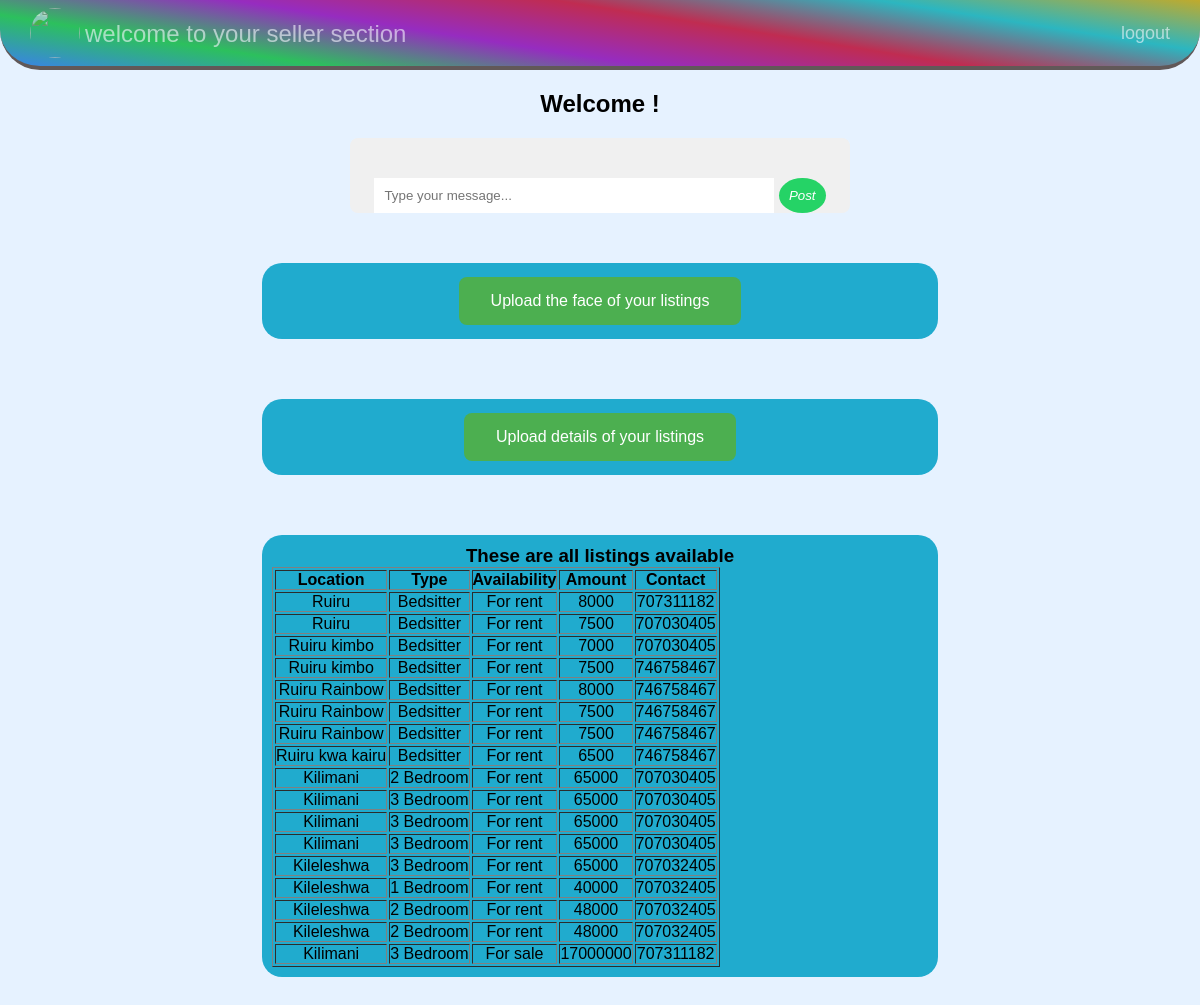
/profile, run on the app's committed database.
### tables this page shows
CREATE TABLE listings (id INTEGER PRIMARY KEY AUTOINCREMENT,location VARCHAR(35) NOT NULL, type VARCHAR(35) NOT NULL, availability text(20) NOT NULL, amount INTEGER NOT NULL,contact INTEGER NOT NULL, image_path TEXT NOT NULL );

### app.py (the view)
@app.route("/profile")
def profile():
    conn = connect_db()
    cursor = conn.cursor()
    cursor.execute("SELECT * FROM listings")
    listings = cursor.fetchall()
    conn.close()
    return render_template("profile.html",messages=messages['profile'], listings=listings)

### app.py (called while the page is built)
def connect_db():
    conn = sqlite3.connect('database.db')
    return conn

### templates/profile.html (shortened to what this page needs)
<!DOCTYPE html>
<html lang="en">
<head>
</head>
<body>
    <nav class="navbar">
        <a href="#" class="logo"><img src="logo.jpg" alt="">
            <p>welcome to your seller section</p>
        </a>
        <ul class="main-nav" id="main-nav">
            <li><a href="/login" class="nav-links">logout</a></li>
        </ul>
    </nav>
<section class="section">
<h1><p>Welcome {{ username }}!</p></h1>
<div class="chat-container">
    <div class="chat-box" id="chat-box">
    </div>
    <form id="message-form">
        <input type="text" id="message" placeholder="Type your message..." style="width: 80%; padding: 10px; border: none; outline: none;">
        <button type="submit" style="background-color: #25D366; color: #fff; border: none; padding: 10px; border-radius: 50%; cursor: pointer;"><i class="fa fa-send">Post</i></button>
    </form>
</div>
<section class="justify-content-center" style="display: grid; grid-template-columns: 1fr;">
            <div style="text-align: center; background-color: rgb(32, 171, 206); padding: 10px; margin: 10px; border-radius: 20px;">
                <a href="upload"><button class="button">Upload the face of your listings</button></a>
        </div>
</section>
<section class="justify-content-center" style="display: grid; grid-template-columns: 1fr;">
    <div style="text-align: center; background-color: rgb(32, 171, 206); padding: 10px; margin: 10px; border-radius: 20px;">
        <a href="list"><button class="button">Upload details of your listings</button></a>
</div>
</section>
<section class="justify-content-center" style="display: grid; grid-template-columns: 1fr;">
<div style="text-align: center; background-color: rgb(32, 171, 206); padding: 10px; margin: 10px; border-radius: 20px;">
<table border="1" style="text-align: center;">
    <h1>These are all listings available</h1>
    <thead>
        <tr>
            <th>Location</th>
            <th>Type</th>
            <th>Availability</th>
            <th>Amount</th>
            <th>Contact</th>
        </tr>
    </thead>
    <tbody>
        {% for listing in listings %}
        <tr>
            <td>{{ listing[1] }}</td>
            <td>{{ listing[2] }}</td>
            <td>{{ listing[3] }}</td>
            <td>{{ listing[4] }}</td>
            <td>{{ listing[5] }}</td>
        </tr>
        {% endfor %}
    </tbody>
</table>
</div>
</section>
</body>
</html>

### templates/profile.html (style rules this page uses)
* { margin: 0; padding: 0; box-sizing: border-box; }
body { font-family: Arial, Helvetica, sans-serif; }
.chat-container { max-width: 500px; margin: 20px auto; background-color: #f0f0f0; border-radius: 8px; overflow: hidden; }
.chat-box { padding: 20px; overflow-y: scroll; max-height: 400px; }
.navbar { font-size: 18px; background: linear-gradient(9deg, #3a81eb, #2cc05d, #962cc0, #c02c51, #2cb6c0, #c0aa2c); border-bottom: #615858 4px solid; border-bottom-left-radius: 40px; border-bottom-right-radius: 40px; padding-bottom: 10px; }
.main-nav { list-style-type: none; display: none; }
.nav-links, .logo, .material-icons { text-decoration: none; color: ghostwhite; opacity: 0.6; }
.main-nav li { text-align: center; margin: 10px auto; }
.logo { display: flex; font-size: 24px; margin-top: 10px; margin-left: 30px; }
.logo img { height: 50px; width: 50px; border-radius: 50px; }
.logo p { margin-top: 12px; padding-left: 5px; }
.button { background-color: #4CAF50; border: none; color: white; padding: 15px 32px; text-align: center; text-decoration: none; display: inline-block; font-size: 16px; margin: 4px 2px; cursor: pointer; border-radius: 8px; transition-duration: 0.4s; }
@media screen and (min-width:600px) { .navbar { display: flex; justify-content: space-between; padding-bottom: 0; height: 70px; align-items: center; } }
@media screen and (min-width:600px) { .main-nav { display: flex; justify-content: end; margin-right: 30px; } }
@media screen and (min-width:600px) { .main-nav>li { margin: 0; } }
@media screen and (min-width:600px) { .nav-links { margin-left: 20px; } }
@media screen and (min-width:600px) { .logo { margin-top: 0; } }
body { margin: 0; padding: 0; background-color: #e6f2ff; font-family: Arial, sans-serif; }
section { width: 80%; margin: auto; padding: 20px; text-align: center; }

### data on the page
listings: location "Ruiru", type "Bedsitter", availability "For rent", amount "8000", contact "707311182"
listings: location "Ruiru", type "Bedsitter", availability "For rent", amount "7500", contact "707030405"
listings: location "Ruiru kimbo", type "Bedsitter", availability "For rent", amount "7000", contact "707030405"
listings: location "Ruiru kimbo", type "Bedsitter", availability "For rent", amount "7500", contact "746758467"
listings: location "Ruiru Rainbow", type "Bedsitter", availability "For rent", amount "8000", contact "746758467"
listings: location "Ruiru Rainbow", type "Bedsitter", availability "For rent", amount "7500", contact "746758467"
listings: location "Ruiru Rainbow", type "Bedsitter", availability "For rent", amount "7500", contact "746758467"
listings: location "Ruiru kwa kairu", type "Bedsitter", availability "For rent", amount "6500", contact "746758467"
listings: location "Kilimani", type "2 Bedroom", availability "For rent", amount "65000", contact "707030405"
listings: location "Kilimani", type "3 Bedroom", availability "For rent", amount "65000", contact "707030405"
listings: location "Kilimani", type "3 Bedroom", availability "For rent", amount "65000", contact "707030405"
listings: location "Kilimani", type "3 Bedroom", availability "For rent", amount "65000", contact "707030405"
listings: location "Kileleshwa", type "3 Bedroom", availability "For rent", amount "65000", contact "707032405"
listings: location "Kileleshwa", type "1 Bedroom", availability "For rent", amount "40000", contact "707032405"
listings: location "Kileleshwa", type "2 Bedroom", availability "For rent", amount "48000", contact "707032405"
listings: location "Kileleshwa", type "2 Bedroom", availability "For rent", amount "48000", contact "707032405"
listings: location "Kilimani", type "3 Bedroom", availability "For sale", amount "17000000", contact "707311182"
